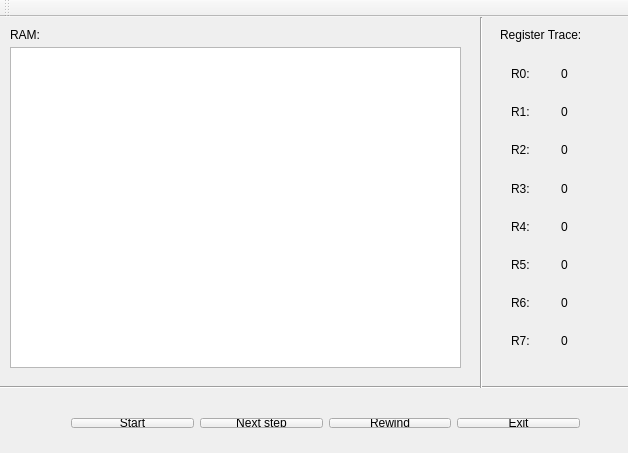
<?xml version="1.0" encoding="UTF-8"?>
<ui version="4.0">
 <class>EmulatorWindow</class>
 <widget class="QMainWindow" name="EmulatorWindow">
  <property name="geometry">
   <rect>
    <x>0</x>
    <y>0</y>
    <width>628</width>
    <height>453</height>
   </rect>
  </property>
  <property name="windowTitle">
   <string>EmulatorWindow</string>
  </property>
  <widget class="QWidget" name="centralWidget">
   <widget class="QWidget" name="horizontalLayoutWidget">
    <property name="geometry">
     <rect>
      <x>60</x>
      <y>390</y>
      <width>531</width>
      <height>32</height>
     </rect>
    </property>
    <layout class="QHBoxLayout" name="horizontalLayout">
     <item>
      <widget class="QPushButton" name="startButton">
       <property name="text">
        <string>Start</string>
       </property>
      </widget>
     </item>
     <item>
      <widget class="QPushButton" name="nextButton">
       <property name="text">
        <string>Next step</string>
       </property>
      </widget>
     </item>
     <item>
      <widget class="QPushButton" name="rewindButton">
       <property name="text">
        <string>Rewind</string>
       </property>
      </widget>
     </item>
     <item>
      <widget class="QPushButton" name="exitButton">
       <property name="text">
        <string>Exit</string>
       </property>
      </widget>
     </item>
    </layout>
   </widget>
   <widget class="Line" name="horLine">
    <property name="geometry">
     <rect>
      <x>0</x>
      <y>350</y>
      <width>661</width>
      <height>41</height>
     </rect>
    </property>
    <property name="orientation">
     <enum>Qt::Horizontal</enum>
    </property>
   </widget>
   <widget class="QWidget" name="verticalLayoutWidget_2">
    <property name="geometry">
     <rect>
      <x>550</x>
      <y>30</y>
      <width>51</width>
      <height>321</height>
     </rect>
    </property>
    <layout class="QVBoxLayout" name="regValueLayout">
     <item>
      <widget class="QLabel" name="r0_value">
       <property name="layoutDirection">
        <enum>Qt::RightToLeft</enum>
       </property>
       <property name="text">
        <string>0</string>
       </property>
      </widget>
     </item>
     <item>
      <widget class="QLabel" name="r1_value">
       <property name="layoutDirection">
        <enum>Qt::RightToLeft</enum>
       </property>
       <property name="text">
        <string>0</string>
       </property>
      </widget>
     </item>
     <item>
      <widget class="QLabel" name="r2_value">
       <property name="layoutDirection">
        <enum>Qt::RightToLeft</enum>
       </property>
       <property name="text">
        <string>0</string>
       </property>
      </widget>
     </item>
     <item>
      <widget class="QLabel" name="r3_value">
       <property name="layoutDirection">
        <enum>Qt::RightToLeft</enum>
       </property>
       <property name="text">
        <string>0</string>
       </property>
      </widget>
     </item>
     <item>
      <widget class="QLabel" name="r4_value">
       <property name="layoutDirection">
        <enum>Qt::RightToLeft</enum>
       </property>
       <property name="text">
        <string>0</string>
       </property>
      </widget>
     </item>
     <item>
      <widget class="QLabel" name="r5_value">
       <property name="layoutDirection">
        <enum>Qt::RightToLeft</enum>
       </property>
       <property name="text">
        <string>0</string>
       </property>
      </widget>
     </item>
     <item>
      <widget class="QLabel" name="r6_value">
       <property name="layoutDirection">
        <enum>Qt::RightToLeft</enum>
       </property>
       <property name="text">
        <string>0</string>
       </property>
      </widget>
     </item>
     <item>
      <widget class="QLabel" name="r7_value">
       <property name="layoutDirection">
        <enum>Qt::RightToLeft</enum>
       </property>
       <property name="text">
        <string>0</string>
       </property>
      </widget>
     </item>
    </layout>
   </widget>
   <widget class="QWidget" name="verticalLayoutWidget">
    <property name="geometry">
     <rect>
      <x>500</x>
      <y>30</y>
      <width>41</width>
      <height>321</height>
     </rect>
    </property>
    <layout class="QVBoxLayout" name="regNameLayout">
     <item>
      <widget class="QLabel" name="r0_label">
       <property name="text">
        <string>R0:</string>
       </property>
      </widget>
     </item>
     <item>
      <widget class="QLabel" name="r1_label">
       <property name="text">
        <string>R1:</string>
       </property>
      </widget>
     </item>
     <item>
      <widget class="QLabel" name="r2_label">
       <property name="text">
        <string>R2:</string>
       </property>
      </widget>
     </item>
     <item>
      <widget class="QLabel" name="r3_label">
       <property name="text">
        <string>R3:</string>
       </property>
      </widget>
     </item>
     <item>
      <widget class="QLabel" name="r4_label">
       <property name="text">
        <string>R4:</string>
       </property>
      </widget>
     </item>
     <item>
      <widget class="QLabel" name="r5_label">
       <property name="text">
        <string>R5:</string>
       </property>
      </widget>
     </item>
     <item>
      <widget class="QLabel" name="r6_label">
       <property name="text">
        <string>R6:</string>
       </property>
      </widget>
     </item>
     <item>
      <widget class="QLabel" name="r7_label">
       <property name="text">
        <string>R7:</string>
       </property>
      </widget>
     </item>
    </layout>
   </widget>
   <widget class="Line" name="vertLine">
    <property name="geometry">
     <rect>
      <x>473</x>
      <y>0</y>
      <width>16</width>
      <height>371</height>
     </rect>
    </property>
    <property name="orientation">
     <enum>Qt::Vertical</enum>
    </property>
   </widget>
   <widget class="QLabel" name="label">
    <property name="geometry">
     <rect>
      <x>500</x>
      <y>10</y>
      <width>101</width>
      <height>16</height>
     </rect>
    </property>
    <property name="text">
     <string>Register Trace:</string>
    </property>
   </widget>
   <widget class="QPlainTextEdit" name="ramEdit">
    <property name="geometry">
     <rect>
      <x>10</x>
      <y>30</y>
      <width>451</width>
      <height>321</height>
     </rect>
    </property>
   </widget>
   <widget class="QLabel" name="label_2">
    <property name="geometry">
     <rect>
      <x>10</x>
      <y>10</y>
      <width>60</width>
      <height>16</height>
     </rect>
    </property>
    <property name="text">
     <string>RAM:</string>
    </property>
   </widget>
  </widget>
  <widget class="QToolBar" name="mainToolBar">
   <attribute name="toolBarArea">
    <enum>TopToolBarArea</enum>
   </attribute>
   <attribute name="toolBarBreak">
    <bool>false</bool>
   </attribute>
  </widget>
 </widget>
 <layoutdefault spacing="6" margin="11"/>
 <resources/>
 <connections/>
</ui>
